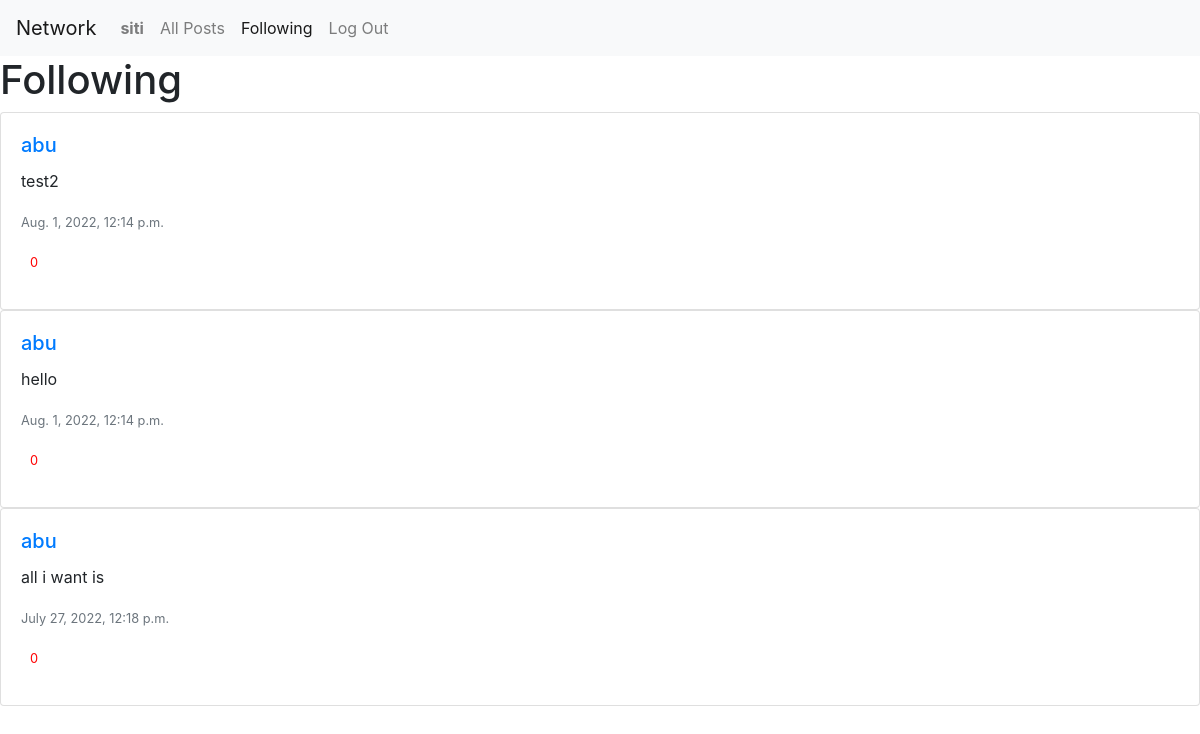
The app's page /following (signed in) with its own data.
### network/models.py (models this page shows, shortened)
class User(AbstractUser):
    pass

class Post(models.Model):
    user = models.ForeignKey(User, on_delete=models.CASCADE)
    text = models.CharField(max_length=160, default=None)
    post_date = models.DateTimeField(default=datetime.now, blank=True)

### network/views.py (the view)
# urls.py: path("following", views.following, name="following"),
def following(request):
    if request.user.is_authenticated:
        user = request.session['_auth_user_id']
        followers = Follower.objects.filter(follower=user)
        likes = Like.objects.filter(post=OuterRef('id'), user_id=user)
        posts = Post.objects.filter(user_id__in=followers.values('following_id')).order_by('-post_date').annotate(current_like=Count(likes.values('id')))
    else:
        return HttpResponseRedirect(reverse("login"))
    paginator = Paginator(posts, MAX_POSTS_PER_PAGE)
    page_number = request.GET.get('page')
    page_obj = paginator.get_page(page_number)
    return render(request, "network/following.html", {
        'posts': page_obj,
        'form': NewPostForm()
    })

### network/templates/network/following.html (shortened to what this page needs)
{% extends "network/layout.html" %}
{% block body %}
<h1>Following</h1>
<div id="posts">
    {% for post in posts %}
    <div class="card">
        <div class="card-body">
            <h5 class="card-title"><a href="{% url 'profile' post.user.username %}">{{post.user.username}}</a></h5>
            <p class="card-text" id="post_text_{{post.id}}">{{post.text}}</p>
            <p class="card-text"><small class="text-muted">{{post.post_date}}</small></p>
            <p class="card-text">
                <div data-id="{{post.id}}" class="card-link {% if post.current_like > 0 %} fas {%else%} far {% endif %} fa-heart">&nbsp
                    <small>{{post.like_set.count}}</small>
                </div>
            </p>
        </div>
    </div>
    {% empty %}
    <h2>No Posts</h2>
    {% endfor %}
</div>
{% endblock %}

### network/templates/network/layout.html (shortened to what this page needs)
{% load static %}
<!DOCTYPE html>
<html lang="en">
    <head>
        <link rel="stylesheet" href="https://stackpath.bootstrapcdn.com/bootstrap/4.4.1/css/bootstrap.min.css">
        <link href="{% static 'network/styles.css' %}" rel="stylesheet">
    </head>
    <body>
        <nav class="navbar navbar-expand-lg navbar-light bg-light">
            <a class="navbar-brand" href="{% url 'index' %}">Network</a>
            <div>
                {% with request.resolver_match.url_name as url_name %}
              <ul class="navbar-nav mr-auto">
                {% if user.is_authenticated %}
                    <li class="nav-item {% if url_name == 'profile' %}active{% endif %}">
                        <a class="nav-link" href="{% url 'profile' user.username %}"><strong>{{ user.username }}</strong></a>
                    </li>
                {% endif %}
                <li class="nav-item {% if url_name == 'index' %}active{% endif %}">
                  <a class="nav-link" href="{% url 'index' %}">All Posts</a>
                </li>
                {% if user.is_authenticated %}
                    <li class="nav-item {% if url_name == 'following' %}active{% endif %}">
                        <a class="nav-link" href="{% url 'following' %}">Following</a>
                    </li>
                    <li class="nav-item {% if url_name == 'logout' %}active{% endif %}">
                        <a class="nav-link" href="{% url 'logout' %}">Log Out</a>
                    </li>
                {% endif %}
              </ul>
              {% endwith %}
            </div>
          </nav>
        <div class="body">
            {% block body %}
            {% endblock %}
        </div>
    </body>
</html>

### network/static/network/styles.css (style rules this page uses)
.fa-heart { color: red !important; cursor: pointer; }

### records on screen
User: username "siti"
Post: user.username "abu", text "test2", post_date "Aug. 1, 2022, 12:14 p.m.", like_set.count "0"
Post: user.username "abu", text "hello", post_date "Aug. 1, 2022, 12:14 p.m.", like_set.count "0"
Post: user.username "abu", text "all i want is", post_date "July 27, 2022, 12:18 p.m.", like_set.count "0"
